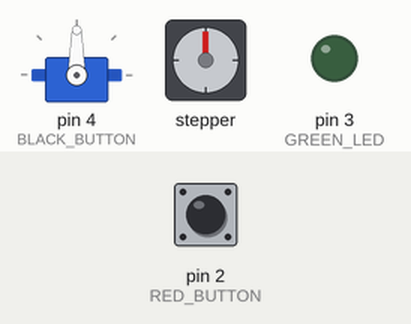
A sketch run on a simulated Arduino Uno, built with avr-gcc and run on an emulated ATmega328P. Shown: servo, stepper motor, output pins drawn as LEDs (lit = HIGH). The inputs (shaded band) are chosen by the test bench; at power-on: pin 2 (RED_BUTTON) HIGH. Stepper angles assume 2048 steps per turn.

Above: at 1.2 s.
1.3 s: pin 2 (RED_BUTTON) pulled LOW for 1 s
At 3.5 s:
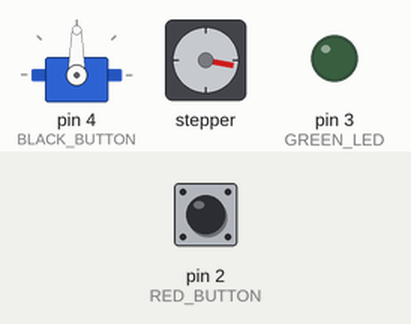
3.8 s: pin 2 (RED_BUTTON) pulled LOW for 0.15 s
At 4.8 s:
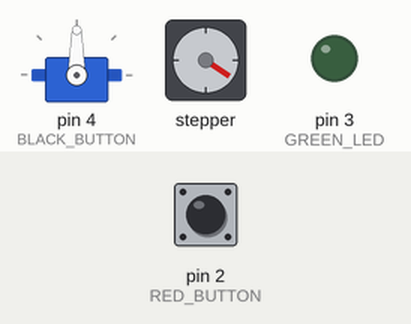
5.5 s: pin 2 (RED_BUTTON) pulled LOW for 0.15 s
At 6.7 s:
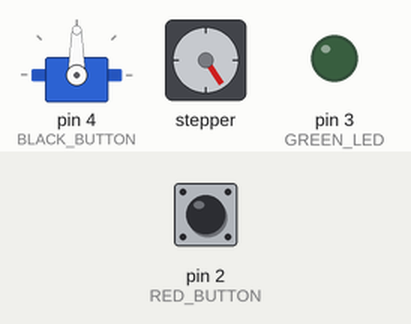
7.2 s: pin 2 (RED_BUTTON) pulled LOW for 3.2 s
At 11.5 s:
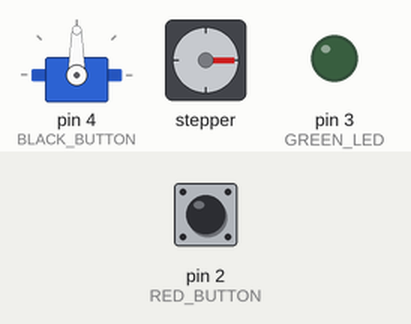
11.9 s: pin 2 (RED_BUTTON) pulled LOW for 1 s
At 14.0 s:
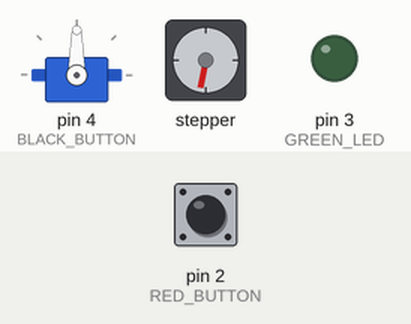
14.4 s: pin 2 (RED_BUTTON) pulled LOW for 3.2 s
At 18.1 s:
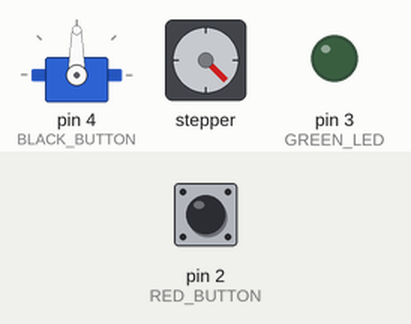
Timing chart, 0 to 19.6 s (numbered marks = the images above; inputs shaded):
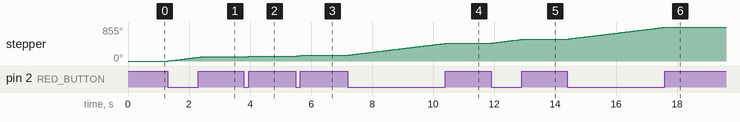

Measured:
- after the input at 1.3 s, stepper: turns 101° clockwise in 1.1 s, starting at once
- after the input at 3.8 s, stepper: turns 22° clockwise in 0.22 s, starting at once
- after the input at 5.5 s, stepper: turns 23° clockwise in 0.23 s, starting at once
- after the input at 7.2 s, stepper: turns 304° clockwise in 3.3 s, starting at once
- after the input at 11.9 s, stepper: turns 101° clockwise in 1.1 s, starting at once
- after the input at 14.4 s, stepper: turns 304° clockwise in 3.3 s, starting at once

The sketch:

Arduino_Ventilador_cv.ino
```cpp
#include <Servo.h>
#include <Stepper.h>
#include <Debounce.h>

#define in1 8
#define in2 9
#define in3 10
#define in4 11

#define RED_BUTTON 2
#define BLACK_BUTTON 4

#define GREEN_LED 3

short angS1, stepsPerRotation = 64,flag = 0;
float pastAngle = 90;
bool enable = true;

Servo s1;
Stepper sP1(stepsPerRotation,in1 ,in3 ,in2 ,in4);
Debounce WHITE_BUTTON(2);


void setup(){
//------- Serial stuff ------
  Serial.begin(9600);

 // -------- Servo -----------
  s1.attach(4);// assign the port
  angS1 = 90;
  s1.write(angS1);

//------ Stepp motor --------

  sP1.setSpeed(500);// RPM

// -- Setting of the buttons-

  pinMode(RED_BUTTON,INPUT_PULLUP);
  pinMode(BLACK_BUTTON,INPUT_PULLUP);

//------- State_Led -------------

  pinMode(GREEN_LED,OUTPUT);// if it is off, means that you  can change the position of the motor

}
void loop(){

      if(WHITE_BUTTON.bounceless() == false){
        setPositionSteppMotor(digitalRead(BLACK_BUTTON),digitalRead(RED_BUTTON));
        digitalWrite(GREEN_LED,LOW);
         s1.write(90);

      }else{
         digitalWrite(GREEN_LED,HIGH);
            if(Serial.available() > 0 and WHITE_BUTTON.bounceless()== true){
                mainControll();
             }
      }
}

void steppAngleMotion(float angle){

   float currentAngle = angle;
   float angleToSpin = (currentAngle - pastAngle)/360;
   short sense = 1;

   Serial.print("pastAngle: ");Serial.println(pastAngle);
   Serial.print("currentAngle: ");Serial.println(currentAngle);
   Serial.print("angleToSpin: ");Serial.println(angleToSpin);

   pastAngle = currentAngle;

   if(angleToSpin < 0){
     angleToSpin *= -1;
     sense *= -1;
   }

     for(int i  = 0; i < (32 * angleToSpin); i++){
        sP1.step(sense*stepsPerRotation);
      }

}


void setPositionSteppMotor(bool right,bool left){
      if(right == 1 && left == 0){
        sP1.step(stepsPerRotation);
      }else if(right == 0 && left == 1){
        sP1.step(-1 *stepsPerRotation);
      }
}

void mainControll(){

  String info; float anguloMotor, anguloServo;
             if(enable){
                info = Serial.readStringUntil('\n') + '\n';
             }

             const char* infoEmC = {info.c_str()};
             char anguloMotorString[4],anguloServoString[4];
             short spP = 0;

             for(int i = 0; i < sizeof(anguloMotorString); i++){
                if(infoEmC[i] != ' '){
                   anguloMotorString[i] = infoEmC[i];
                   spP++;
                }else{
                   anguloMotorString[i] = '\0';
                   break;
                }
             }

             spP += 1;

             for(int i = 0; i < sizeof(anguloServoString); i++){
                if(infoEmC[spP] != '\n'){
                   anguloServoString[i] = infoEmC[spP];
                   spP++;
                }else{
                   anguloServoString[i] = '\0';
                   break;
                }
             }

             anguloMotor = atof(anguloMotorString);
             anguloServo = atof(anguloMotorString);
            Serial.print("anguloServo: "); Serial.println(anguloServo);

              /*
               if(anguloMotor > 0){ // aqui deixamos maior que zero por conta de uns bugs misteriosos
                steppAngleMotion(anguloMotor);
               }
               */
                static float valorPassado = 90, valorAtual = 90;
                valorAtual = anguloServo;
                //delay(500);
                float diferenca = abs(valorAtual - valorPassado);

               if(diferenca >= 10){
                     if(anguloServo < 0.1){
                      //s1.write(0.1);
                     }else if(anguloServo >= 0.1){// aqui deixamos maior que zero por conta de uns bugs misteriosos
                      enable = false;
                      s1.write(anguloServo);
                      enable = true;
                     }
                     valorPassado = valorAtual;
               }

}
```
